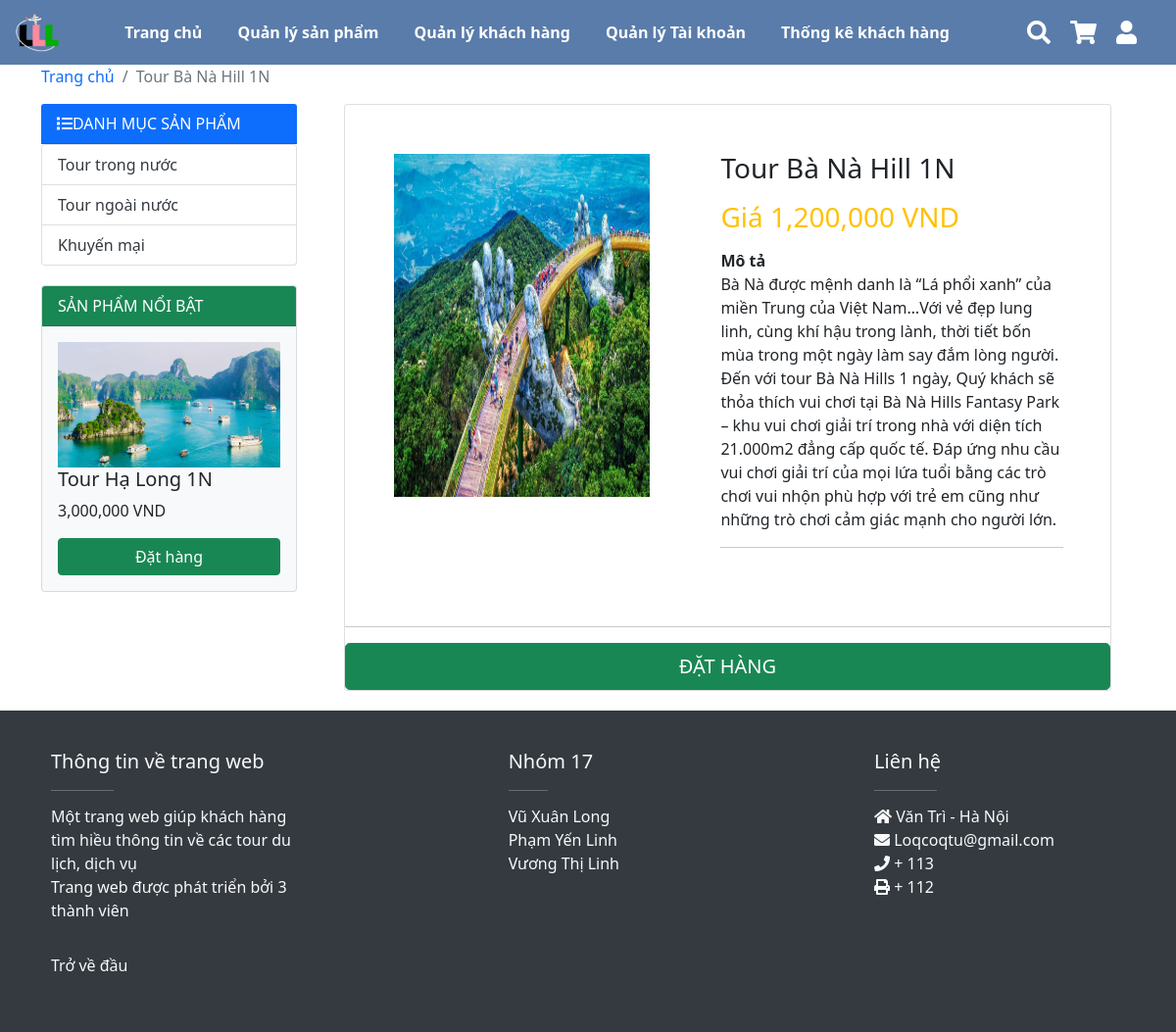
Screenshot of /Detail.php?id_sp=2 with the database file from the repository.
### tables this page shows
CREATE TABLE `sanpham` (
  `id_sp` int(10) NOT NULL,
  `id_dm` int(10) NOT NULL,
  `ten_sp` varchar(255) NOT NULL,
  `anh_sp` varchar(255) NOT NULL,
  `gia_sp` int(10) NOT NULL,
  `khuyen_mai` varchar(255) NOT NULL,
  `chi_tiet_sp` text NOT NULL
);

CREATE TABLE `dmsanpham` (
  `id_dm` int(10) NOT NULL,
  `ten_dm` varchar(255) NOT NULL
);

### Detail.php (the view, shortened to what this page needs)
<?php
require_once 'config/db.php';
$sql_dm = "SELECT * FROM dmsanpham";
$query_dm = mysqli_query($connect, $sql_dm);
$sql_spnb = "SELECT * FROM sanpham limit 1";
$query_spnb = mysqli_query($connect, $sql_spnb);
if (isset($_GET['id_sp'])) {
    $id_sp = $_GET['id_sp'];
} else {
    $id_sp = '';
}
$sql_chitietSP = "SELECT * FROM sanpham where id_sp='$id_sp'";
$query_chitietSP = mysqli_query($connect, $sql_chitietSP);
$query_chitietSP1 = mysqli_query($connect, $sql_chitietSP);
?>
<!DOCTYPE html>
<html>
<head>
    <link rel="stylesheet" href="https://pro.fontawesome.com/releases/v5.10.0/css/all.css" />
    <link href="https://cdn.jsdelivr.net/npm/bootstrap@5.1.3/dist/css/bootstrap.min.css" rel="stylesheet">
    <link href="css/style.css" rel="stylesheet" type="text/css" />
</head>
<body>
    <section id="nav-bar">
        <nav class="navbar navbar-expand-lg navbar-dark ">
            <div class="container-fluid">
                <a class="navbar-brand" href="Home.php"><img src="../tourdulich/img/test3.png" alt=""></a>
                <div class="collapse navbar-collapse" id="navbarNav">
                    <ul class="navbar-nav m-auto">
                    <li class="nav-item">
                            <a class="nav-link" href="Home.php">Trang chủ</a>
                        </li>
                        <li class="nav-item">
                            <a class="nav-link" href="ManagerProduct.php">Quản lý sản phẩm</a>
                        </li>
                        <li class="nav-item">
                            <a class="nav-link" href="QuanLyKH.php">Quản lý khách hàng</a>
                        </li>
                        <li class="nav-item">
                            <a class="nav-link" href="QuanLyTK.php">Quản lý Tài khoản</a>
                        </li>
                        <li class="nav-item">
                            <a class="nav-link" href="thongke.php">Thống kê khách hàng</a>
                        </li>
                    </ul>
                </div>
            </div>
            <div class="icons">
                <div class="icon">
                    <i class="fas fa-search" id="search-btn"></i>
                    <a href="Cart.php">
                        <i class="fa fa-shopping-cart"></i>
                    </a>
                    <a href="danhnhap.php">
                    <i class="fas fa-user"></i>
                    </a>
                </div>
            </div>
            <form action="Search.php?quanly=timkiem" method="post" class="search-bar-container">
                <button type="submit" name="search_button" class="btn btn-secondary btn-number">
                    <i class="fa fa-search"></i>
                </button>
            </form>
        </nav>
    </section>
    <div class="container">
        <div class="row" id="haha">
            <div class="col-sm-12">
                <nav aria-label="breadcrumb">
                    <ol class="breadcrumb">
                        <li class="breadcrumb-item"><a href="./Home.php">Trang chủ</a></li>
                        <?php while ($row_chitietSP1 = mysqli_fetch_assoc($query_chitietSP1)) { ?>
                            <li class="breadcrumb-item active" aria-current="page"><?php echo $row_chitietSP1['ten_sp'];?></li>
                        <?php }?>
                    </ol>
                </nav>
            </div>
        </div>
        <div class="row">
            <div class="col-md-3">
                <div class="card-header bg-primary text-white text-uppercase"><i class="fa fa-list"></i>Danh mục sản phẩm</div>
                <ul class="list-group category_block">
                    <?php
                    while ($row_dm = mysqli_fetch_assoc($query_dm)) { ?>
                        <li class="list-group-item text-black"><a href="Home_dm.php?id_dm=<?php echo $row_dm['id_dm'] ?>"><?php echo $row_dm['ten_dm'] ?></a></li>
                    <?php } ?>
                    <li class="list-group-item text-white"><a href="Home_km.php ?>">Khuyến mại</a></li>
                </ul>
                <div class="card bg-light mb-3" id="sanphamnoibat">
                    <div class="card-header bg-success text-white text-uppercase">Sản phẩm nổi bật</div>
                    <div class="card-body">
                        <?php while ($row_spnb = mysqli_fetch_assoc($query_spnb)) { ?>
                            <img class="img-fluid" src="img/<?php echo $row_spnb['anh_sp'] ?>" />
                            <h5 class="card-title"><?php echo $row_spnb['ten_sp'] ?></h5>
                            <p class="bloc_left_price"><?php echo number_format($row_spnb['gia_sp']) ?> VND</p>
                            <div class="col">
                                <a href="Cart.php?id_sp=<?php echo $row_sp['id_sp']; ?>" class="btn btn-success btn-block">Đặt hàng</a>
                            </div>
                        <?php } ?>
                    </div>
                </div>
            </div>
            <div class="col-sm-9">
                <div class="container">
                    <div class="card">
                        <div class="row">
                            <?php while ($row_chitietSP = mysqli_fetch_assoc($query_chitietSP)) { ?>
                                <aside class="col-sm-5 border-right">
                                    <article class="gallery-wrap">
                                        <div class="img-big-wrap">
                                            <div> <a href="#"><img src="img/<?php echo $row_chitietSP['anh_sp'] ?>"></a></div>
                                        </div>
                                    </article>
                                </aside>
                                <aside class="col-sm-7">
                                    <article class="card-body p-5">
                                        <h3 class="title mb-3"><?php echo $row_chitietSP['ten_sp'] ?></h3>
                                        <p class="price-detail-wrap">
                                            <span class="price h3 text-warning">
                                                <span class="currency">Giá </span><span class="num"><?php echo number_format($row_chitietSP['gia_sp']) ?> VND</span>
                                            </span>
                                        </p>
                                        <dl class="item-property">
                                            <dt>Mô tả</dt>
                                            <dd>
                                                <p><?php echo $row_chitietSP['chi_tiet_sp'] ?></p>
                                            </dd>
                                        </dl>
                                        <hr>
                        </div>
                        <hr>
                        <a href="Cart.php?id_sp=<?php echo $row_chitietSP['id_sp']; ?>" class="btn btn-lg btn-success btn-block text-uppercase"> Đặt hàng </a>
                    </div>
                </div>
            <?php } ?>
            </div>
        </div>
    </div>
    <footer class="text-light">
        <div class="container">
            <div class="row">
                <div class="col-md-3 col-lg-4 col-xl-3">
                    <h5>Thông tin về trang web</h5>
                    <hr class="bg-white mb-2 mt-0 d-inline-block mx-auto w-25">
                    <p class="mb-0">
                        Một trang web giúp khách hàng tìm hiều thông tin về các tour du lịch, dịch vụ
                        <p>Trang web được phát triển bởi 3 thành viên</p>
                    </p>
                </div>
                <div class="col-md-2 col-lg-2 col-xl-2 mx-auto">
                    <h5>Nhóm 17</h5>
                    <hr class="bg-white mb-2 mt-0 d-inline-block mx-auto w-25">
                    <ul class="list-unstyled">
                        <li><a href="">Vũ Xuân Long</a></li>
                        <li><a href="">Phạm Yến Linh</a></li>
                        <li><a href="">Vương Thị Linh</a></li>
                    </ul>
                </div>
                <div class="col-md-4 col-lg-3 col-xl-3">
                    <h5>Liên hệ</h5>
                    <hr class="bg-white mb-2 mt-0 d-inline-block mx-auto w-25">
                    <ul class="list-unstyled">
                        <li><i class="fa fa-home mr-2"></i> Văn Trì - Hà Nội</li>
                        <li><i class="fa fa-envelope mr-2"></i> Loqcoqtu@gmail.com</li>
                        <li><i class="fa fa-phone mr-2"></i> + 113</li>
                        <li><i class="fa fa-print mr-2"></i> + 112</li>
                    </ul>
                </div>
                <div class="col-12 copyright mt-3">
                    <p class="float-left">
                        <a href="#">Trở về đầu</a>
                    </p>
                </div>
            </div>
        </div>
    </footer>
</body>
</html>

### css/style.css (style rules this page uses)
* { margin: 0; padding: 0; }
#nav-bar { position: sticky; top: 0; z-index: 10; font-weight: 600; color: white; }
.navbar { background: rgba(15, 65, 131, 0.685) !important; backdrop-filter: blur(70px) !important; }
.navbar-nav li a { color: white !important; }
.navbar-brand img { height: 40px; }
.icon { font-size: 1.5rem; cursor: pointer; display: flex; padding-right: 20px; align-items: center; }
a { text-decoration: none !important; }
.icon i { margin-right: 20px; color: white; transform: scale(1); transition: all 0.5s; }
a.nav-link { transform: scale(1); transition: all 0.5s; margin-right: 20px; float: right; }
.search-bar-container { position:absolute; top: 100%; left: 0; right: 0; padding: 1.5rem 2rem; background: rgba(15, 65, 131, 0.685) !important; display: flex; align-items: center; z-index: 1000; clip-path: polygon(0 0, 100% 0, 100% 0, 0 0); }
.category_block li a { color: #343a40; }
#sanphamnoibat { margin-top: 20px; }
footer { background: #343a40; padding: 40px; margin-top: 20px; }
footer a { color: #f8f9fa!important }
@media screen and (max-width:14400px) { a.btn.btn-success { width: 100%; } }
@media screen and (max-width:1400px) { a.btn.btn-success { width: 100%; } }
@media screen and (max-width:1200px) { a.btn.btn-success { width: 100%; } }

### Detail.php (style rules this page uses)
.gallery-wrap .img-big-wrap { padding: 50px 0px 30px 50px; overflow: hidden; }
.gallery-wrap .img-big-wrap img { height: 350px !important; width: auto; display: inline-block; cursor: zoom-in; transition: all 1s; }
.img-big-wrap img { width: 100% !important; height: auto !important; }

### rows the page displays
sanpham: ten_sp "Tour Bà Nà Hill 1N", anh_sp (picture), gia_sp "1,200,000", chi_tiet_sp "Bà Nà được mệnh danh là “Lá phổi xanh” của miền Trung của Việt Nam…Với vẻ đẹp lung linh, cùng khí hậu trong lành, thời tiết bốn mùa trong một ngày làm say đắm lòng người. Đến với tour Bà Nà Hills 1 ngày, Quý khách sẽ thỏa thích vui chơi tại Bà Nà Hills Fantasy Park – khu vui chơi giải trí trong nhà với diện tích 21.000m2 đẳng cấp quốc tế. Đáp ứng nhu cầu vui chơi giải trí của mọi lứa tuổi bằng các trò chơi vui nhộn phù hợp với trẻ em cũng như những trò chơi cảm giác mạnh cho người lớn."
dmsanpham: ten_dm "Tour trong nước"
dmsanpham: ten_dm "Tour ngoài nước"
sanpham: anh_sp (picture), ten_sp "Tour Hạ Long 1N", gia_sp "3,000,000"
